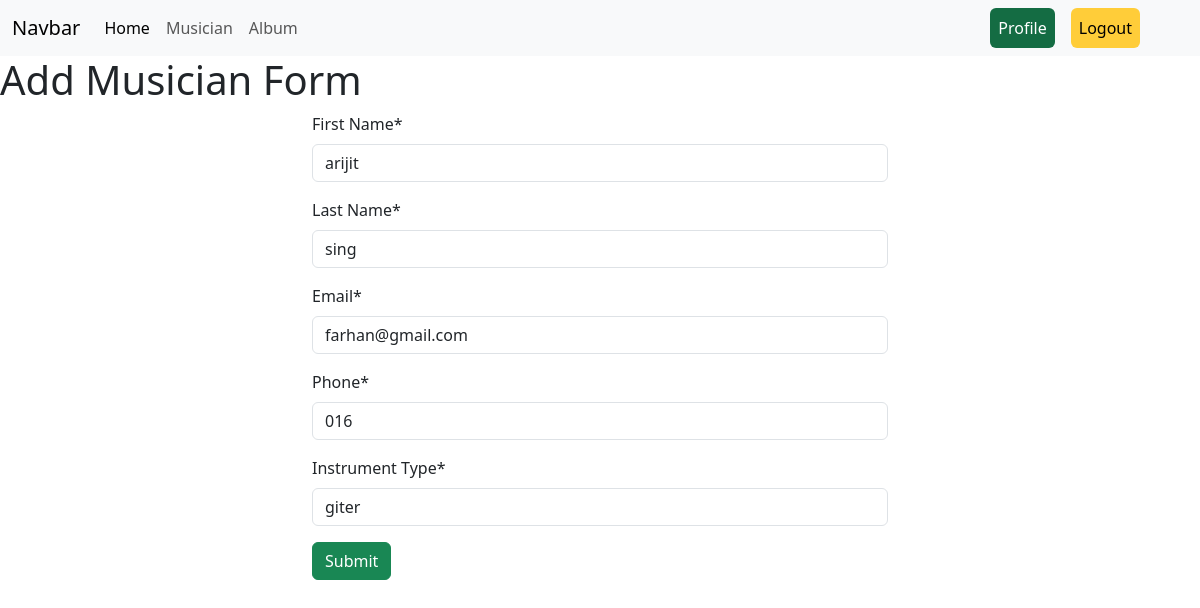
Screenshot of /add/edit/7/ (signed in) with the database file from the repository.
### musician/models.py (models this page shows, shortened)
class MusicianModel(models.Model):
    First_Name=models.CharField(max_length=50)
    Last_Name=models.CharField(max_length=50)
    Email=models.EmailField()
    Phone=models.CharField(max_length=15)
    Instrument_Type=models.CharField(max_length=100)

### musician/views.py (the view, shortened to what this page needs)
# urls.py: path('edit/<int:id>/',views.edit_musician.as_view(),name='edit_musician'),
@method_decorator(login_required,name='dispatch')
class edit_musician(UpdateView):
    model = models.MusicianModel
    form_class=forms.MusicianForm
    template_name='music.html'
    success_url = reverse_lazy('homepage')
    pk_url_kwarg='id'

### musician/forms.py
class MusicianForm(forms.ModelForm):
    class Meta:
        model=MusicianModel
        fields='__all__'

### musician/templates/music.html (shortened to what this page needs)
{% extends "base.html" %}
{% load crispy_forms_tags %}
{% block content %}
<h1>Add Musician Form  </h1>
<div class="container" style="width: 50%;margin:auto;">
    <form action="" method="post">
        {{form | crispy}}
        <button class="btn btn-success "type="submit">Submit</button>
     </form>
</div>
{% endblock content %}

### rows the page displays
MusicianModel: First_Name "arijit", Last_Name "sing", Email "farhan@gmail.com", Phone "016", Instrument_Type "giter"
